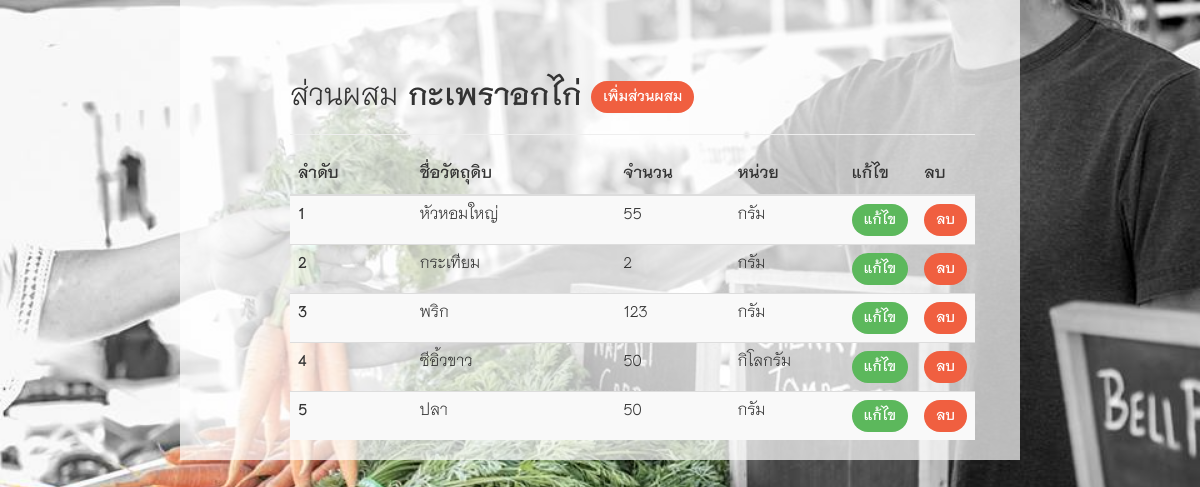
Page /menu/mixmenu.php?id=1 on the committed database.
### tables this page shows
CREATE TABLE `menu` (
  `id_menu` int(11) NOT NULL,
  `key_menu` varchar(50) NOT NULL,
  `name_menu` varchar(500) DEFAULT NULL,
  `price_menu` varchar(500) DEFAULT NULL,
  `type_menu` varchar(50) DEFAULT '0'
);

CREATE TABLE `admixture` (
  `id_admixture` int(3) UNSIGNED ZEROFILL NOT NULL,
  `id_menu_adm` int(11) DEFAULT NULL,
  `id_stock_adm` int(11) DEFAULT NULL,
  `num_stock` int(11) DEFAULT NULL,
  `id_unit_adm` int(11) DEFAULT NULL,
  `adstatic` int(11) DEFAULT '0'
);

CREATE TABLE `stock` (
  `id_stock` int(11) NOT NULL,
  `name_stock` varchar(500) DEFAULT NULL,
  `amount_stock` double DEFAULT '0',
  `type_stock` varchar(50) DEFAULT '0',
  `type_unit` int(11) DEFAULT NULL
);

CREATE TABLE `unit` (
  `id_unit` int(11) NOT NULL,
  `name_unit` varchar(50) DEFAULT NULL,
  `type_unit` int(11) DEFAULT NULL,
  `value` double DEFAULT NULL
);

### menu/mixmenu.php (the view, shortened to what this page needs)
<?php
include '../function/style.php';
include '../function/conn.php';
include '../style.php';
?>
<html>
    <head>
        <?php
        headcss();
        menucss();
        ?>
    </head>
    <body>
        <?php
        div('container menuXX');
        $strid = null;
        if (isset($_GET["id"])) {
            $strid = $_GET["id"];
        }
        ?>
        <div class="col-sm-12 " style="margin-top:60px">
            <div class="col-sm-1"></div>
            <div class="col-sm-11"><h2>
                    ส่วนผสม
                    <b><?php
                        $sql = "select * from menu WHERE id_menu = " . $strid . "";
                        $query = mysqli_query($conn, $sql);
                        while ($result = mysqli_fetch_assoc($query)) {
                            echo $result['name_menu'];
                        }
                        ?></b>
                    <a type="button" class="btn btn-primary" data-toggle="modal" href="#mix">เพิ่มส่วนผสม</a>
                </h2><hr>
            </div>
            <div class="col-sm-1"></div>
            <div class="col-sm-11">
                <?php
                $strSQL = "SELECT * FROM ((admixture INNER JOIN menu ON admixture.id_menu_adm = menu.id_menu)"
                        . " INNER JOIN stock ON admixture.id_stock_adm = stock.id_stock)"
                        . " INNER JOIN unit ON admixture.id_unit_adm = unit.id_unit"
                        . " WHERE id_menu_adm = '" . $strid . "'";
                $Query = mysqli_query($conn, $strSQL);
                ?>
                <form name="frmMain" method="post" action="<?php echo $_SERVER["PHP_SELF"]; ?>?id=<?php echo $strid; ?>">
                    <table  class="table table-striped">
                        <thead>
                            <tr>
                                <th>ลำดับ</th>
                                <th>ชื่อวัตถุดิบ</th>
                                <th class="col-sm-2">จำนวน</th>
                                <th class="col-sm-2">หน่วย</th>
                                <th class="col-sm-1">แก้ไข</th>
                                <th class="col-sm-1">ลบ</th>
                            </tr>
                        </thead>
                        <?php
                        $c = 1;
                        while ($Result = mysqli_fetch_array($Query)) {
                            ?>
                            <?php
                            if ($Result["id_admixture"] == @$_GET["CusID"] and @ $_GET["Action"] == "Edit") {
                                ?>
                                <tr>
                                    <td><?php echo $c++; ?>
                                        <input type="hidden" name="hdnEdID"value="<?php echo $Result["id_admixture"]; ?>">
                                    </td>
                                    <td><?php echo $Result["name_stock"]; ?></td>
                                    <td><input class="form-control" type="number" name="txtEditNumber" value="<?php echo $Result["num_stock"]; ?>"></td>
                                    <td><select name="txtEditUnit" id="type" class="form-control">
                                            <?php
                                            $sql = "SELECT * FROM unit";
                                            $result = mysqli_query($conn, $sql);
                                            while ($data = mysqli_fetch_assoc($result)) {
                                                echo "<option value='" . $data["id_unit"] . "'>" . $data[name_unit] . "</option>";
                                            }
                                            ?>
                                        </select></td>
                                    <td><input class="btn btn-info" name="btnAdd" type="button" id="btnUpdate" value="บันทึก" OnClick="frmMain.hdnCmd.value = 'Update';frmMain.submit();">
                                    </td>
                                    <td><input class="btn btn-default" name="btnAdd" type="button" id="btnCancel" value="ยกเลิก" OnClick="window.location = '<?php echo $_SERVER["PHP_SELF"]; ?>?id=<?php echo $strid; ?>';">
                                    </td>
                                </tr>
                                <?php
                            } else {
                                ?>
                                <tr>
                                    <td><b><?php echo $c++; ?></b></td>
                                    <td><?php echo $Result["name_stock"]; ?></td>
                                    <td><?php echo $Result["num_stock"]; ?></td>
                                    <td><?php echo $Result["name_unit"]; ?></td>
                                    <td><a class="btn btn-success" href="<?php echo $_SERVER["PHP_SELF"]; ?>?id=<?php echo $strid; ?>&Action=Edit&CusID=<?php echo $Result["id_admixture"]; ?>">แก้ไข</a></td>
                                    <td><a class="btn btn-primary" href="JavaScript:if(confirm('Confirm Delete?')==true){window.location='<?php echo $_SERVER["PHP_SELF"]; ?>?id=<?php echo $strid; ?>&Action=Del&CusID=<?php echo $Result["id_admixture"]; ?>';}">ลบ</a></td>
                                </tr>
                                <?php
                            }
                            ?>
                            <?php
                        }
                        ?>
                    </table>
                </form>

### style.php (shortened to what this page needs)
<?php
function headcss(){
    echo '
    <link href="../css/bootstrap.css" rel="stylesheet">
<link href="../css/creative.css" rel="stylesheet">
<link href="../css/main.css" rel="stylesheet">';
}
 function menucss(){echo '<link href="../css/menu.css" rel="stylesheet">';}

### function/style.php (shortened to what this page needs)
<?php
function div($col) {
    echo '<div class="' . $col . '">';
}

### css/creative.css (style rules this page uses)
html, body { background:url('../img/z.jpg')center center fixed ; -webkit-background-size: cover; -moz-background-size: cover; -o-background-size: cover; background-size: cover; height: 100%; width: 100%; }
body { font-family: 'THNiramitAS'; }
a { -webkit-transition: all 0.35s; -moz-transition: all 0.35s; transition: all 0.35s; color: #000000; }
h1, h2, h3, h4, h5, h6 { font-family: 'THNiramitAS'; }
.btn-primary { color: white; background-color: #F05F40; border-color: #F05F40; -webkit-transition: all 0.35s; -moz-transition: all 0.35s; transition: all 0.35s; }
.btn { font-family: 'THNiramitAS'; border: none; border-radius: 300px; font-weight: 700; text-transform: uppercase; }
body { webkit-tap-highlight-color: #FFFFFF; }

### css/main.css (style rules this page uses)
html { font-family: 'THNiramitAS'; -webkit-text-size-adjust: 100%; -ms-text-size-adjust: 100%; }

### css/menu.css (style rules this page uses)
html { background: url('../img/aaa.jpg')center center fixed ; -webkit-background-size: cover; -moz-background-size: cover; -o-background-size: cover; background-size: cover; }
body { background: url('../img/aaa.jpg')center center fixed ; -webkit-background-size: cover; -moz-background-size: cover; -o-background-size: cover; background-size: cover; }
@media screen and (min-width: 480px) { .menuXX { width: 70%; background-color: rgba(255, 255, 255, 0.7); } }

### rows in the picture
menu: name_menu "กะเพราอกไก่"
admixture: id_stock_adm.name_stock "หัวหอมใหญ่", num_stock "55", id_unit_adm.name_unit "กรัม"
admixture: id_stock_adm.name_stock "กระเทียม", num_stock "2", id_unit_adm.name_unit "กรัม"
admixture: id_stock_adm.name_stock "พริก", num_stock "123", id_unit_adm.name_unit "กรัม"
admixture: id_stock_adm.name_stock "ซีอิ้วขาว", num_stock "50", id_unit_adm.name_unit "กิโลกรัม"
admixture: id_stock_adm.name_stock "ปลา", num_stock "50", id_unit_adm.name_unit "กรัม"
